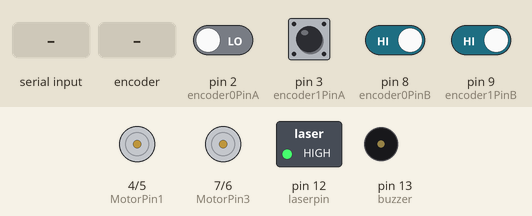
This sketch was run on a simulated Arduino Uno, built with avr-gcc and run on an emulated ATmega328P. Parts: motor-driver pin pairs drawn as motors (green arrow = first pin HIGH = forward, orange = second pin HIGH = backward, longer = more drive, scaled by the enable pin), switched loads named in the sketch (green lamp = pin HIGH), buzzer (waves = sounding, pin HIGH). Inputs (shaded band) come from the test bench; at power-on: pin 8 (encoder0PinB), pin 9 (encoder1PinB) HIGH, pin 2 (encoder0PinA), pin 3 (encoder1PinA) LOW. What the sketch prints to the serial monitor is not drawn.

Above: at 1.2 s.
1.3 s: "<90,45,200>" received over Serial
2.8 s: pin 3 (encoder1PinA) pulsed HIGH 2 times (0.12 s each, 0.3 s apart)
6.4 s: rotary encoder on pin 2 (encoder0PinA) / pin 8 (encoder0PinB) turned 1 step (first pin leading)
9.6 s: pin 3 (encoder1PinA) pulsed HIGH 5 times (0.12 s each, 0.3 s apart)
Timing chart, 0 to 12.6 s (numbered marks = the images above; inputs shaded):
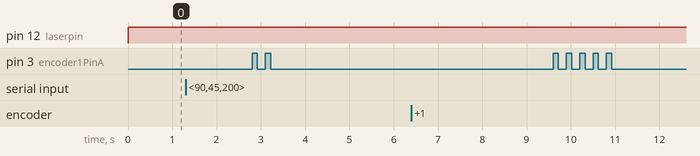

The sketch:

IDP_control.ino
```cpp
#include <PID_v1.h>
#include <avr/io.h>
#include <avr/interrupt.h>
#include <math.h>

#define encoder0PinA 2
#define encoder0PinB 8
#define MotorPWM1 10
#define MotorPin1 4
#define MotorPin2 5

#define encoder1PinA 3
#define encoder1PinB 9
#define MotorPWM2 11
#define MotorPin3 7
#define MotorPin4 6

#define laserpin 12
#define buzzer 13

double Input, Output, Setpoint;
double Input1, Output1, Setpoint1;

char x;
double Kp1=8.0, Ki1=0.0, Kd1=0.4; //3.5,0.0.4
double Kp2=5.7, Ki2=0.0, Kd2=0.385;

const double link_1 = 15.5;
const double link_2 = 12.2;
const float pi = 3.142;
double suboutput, suboutput1;
volatile long count;
volatile long count1;
//---------------------------
int val1, val2;
double sub1,sub2;

const byte buffSize = 40;
char inputBuffer[buffSize];
const char startMarker = '<';
const char endMarker = '>';
byte bytesRecvd = 0;
boolean readInProgress = false;
boolean newDataFromPC = false;
bool state = false;
bool home_pos = false;
bool start = false;

char messageFromPC[buffSize] = {0};
//-----------------------------------------
struct angle{
  double theta1;
  double theta2;
};


PID m1PID(&Input, &Output, &Setpoint, Kp1, Ki1, Kd1, DIRECT); //directon = DIRECT
PID m2PID(&Input1, &Output1, &Setpoint1, Kp2, Ki2, Kd2, DIRECT); //directon = DIRECT

//---------------------------------------------------------------
void readEncoder1()
{
  if (digitalRead(encoder0PinA)==digitalRead(encoder0PinB)){
    count = count+1;}
  else{
    count = count-1;}
}

void readEncoder2()
{
  if (digitalRead(encoder1PinA)==digitalRead(encoder1PinB)){
    count1 = count1-1;}
  else{
    count1 = count1+1;}
}

//----------------------------------------------------------------

void M1PIDv2(double desire){
  /*
    motor1 PID Control
  */
  Input = ( (360.0 * 2.0) / (64 * 100.0)) * count;
  Setpoint = desire;
  m1PID.Compute();
  Serial.print(Input);
  Serial.print(" ");

  if (Output > 0){
  digitalWrite(MotorPin1, HIGH);//ccw
  digitalWrite(MotorPin2, LOW);
  suboutput = Output;}

  else{
  suboutput = -Output;
  digitalWrite(MotorPin1, LOW);
  digitalWrite(MotorPin2, HIGH);}

  analogWrite(MotorPWM1, suboutput);
  Serial.print(Output);
}

void M2PIDv2(double desire1){
  /*
    motor2 PID Control
  */
  Input1 = ( (360.0 * 2.0) / (64 * 100.0)) * count1;
  Setpoint1 = desire1;
  m2PID.Compute();
  Serial.print(" ");
  Serial.print(Input1);
  Serial.print(" ");

  if (Output1 > 0){
  digitalWrite(MotorPin3, HIGH);//ccw
  digitalWrite(MotorPin4, LOW);
  suboutput1 = Output1;}

  else{
  suboutput1 = -Output1;
  digitalWrite(MotorPin3, LOW);
  digitalWrite(MotorPin4, HIGH);}

  analogWrite(MotorPWM2, suboutput1);
  Serial.println(Output1);
}
//---------------------------------------------------

angle CToAngle(double x, double y){
  /*
   * input : x,y coordinate (cm)
   * output: shoulder and elbow angle (theta1, theta2)
   * the angles of 2-joint arm are calculated using geomatry equations.
   */
  float a1 = ((x*x) + (y*y) - (link_1*link_1) - (link_2*link_2))/(2*link_1*link_2);
  double q2 = acos(a1); //shoulder angle
  double q1 = (atan(y/x)) - atan((link_2*sin(q2)) / (link_1 + (link_2*cos(q2))));
  double q11 = (180.0/pi) * q1;
  double q22 = (180.0/pi) * q2;
  angle a;
  a.theta1 = q11;
  a.theta2 = q22;
  return a;
}


void receiveData() {
  /*
   * Receives String from Arudino in the format "<"Data",x,y>"
   * The symbols "<" and ">" serves as startMarker and endMarker.
   */

  if(Serial.available() > 0) {

    x = Serial.read();

      // the order of these IF clauses is significant

    if (x == endMarker) {
      readInProgress = false;
      newDataFromPC = true;
      inputBuffer[bytesRecvd] = 0;
      parseData();
      state = true;

    }

    if(readInProgress) {
      inputBuffer[bytesRecvd] = x;
      bytesRecvd ++;
      if (bytesRecvd == buffSize) {
        bytesRecvd = buffSize - 1;
      }
    }

    if (x == startMarker) {
      bytesRecvd = 0;
      readInProgress = true;
    }
  }
  else{
    digitalWrite(LED_BUILTIN, LOW);
  }
}


void led()
{
  //this is for the serial communication debugging process.
  if(sub1==8.0 && sub2==14.0){
    digitalWrite(LED_BUILTIN, HIGH);}

  else{
    digitalWrite(LED_BUILTIN, LOW);}
}

void parseData() {

   // split the data into its parts

  char *strtokIndx; // this is used by strtok() as an index

  strtokIndx = strtok(inputBuffer,",");      // get the first part - the string, "," is delimiter
  strcpy(messageFromPC, strtokIndx); // copy it to messageFromPC from

  strtokIndx = strtok(NULL, ","); // this continues where the previous call left off
  val1 = atoi(strtokIndx);     // convert this part to an integer

  strtokIndx = strtok(NULL, ",");
  val2 = atoi(strtokIndx);     // convert this part to an integer

  sub1 = (double)val1;
  sub2 = (double)val2;
}


////////////////////////////////////////////////////////////////////////

void setup()
{
  Serial.begin(9600);
  pinMode(LED_BUILTIN, OUTPUT);
  pinMode(encoder0PinA, INPUT);
  pinMode(encoder0PinB, INPUT);
  pinMode(MotorPWM1, OUTPUT);
  pinMode(MotorPin1, OUTPUT);
  pinMode(MotorPin2, OUTPUT);
  pinMode(laserpin, OUTPUT);
  pinMode(buzzer, OUTPUT);
  digitalWrite(encoder0PinA, LOW);
  digitalWrite(encoder0PinB, LOW);
  attachInterrupt(digitalPinToInterrupt(2), readEncoder1, CHANGE);

  pinMode(encoder1PinA, INPUT);
  pinMode(encoder1PinB, INPUT);
  pinMode(MotorPWM2, OUTPUT);
  pinMode(MotorPin3, OUTPUT);
  pinMode(MotorPin4, OUTPUT);
  digitalWrite(encoder1PinA, LOW);
  digitalWrite(encoder1PinB, LOW);
  attachInterrupt(digitalPinToInterrupt(3), readEncoder2, CHANGE);

  m1PID.SetOutputLimits(-255,255);
  m1PID.SetMode(AUTOMATIC);
  m2PID.SetOutputLimits(-255,255);
  m2PID.SetMode(AUTOMATIC);
}

void loop()
{
  receiveData();
  digitalWrite(laserpin, HIGH);
  if (state==true){

    angle degree;
    degree = CToAngle(sub1,sub2);
    M1PIDv2(degree.theta1);
    M2PIDv2(degree.theta2);

  }
//  M1PIDv2(30.0);
//  M2PIDv2(40.0);

  //---------------------------------------
  // arm returning home position experiment
  //   while (Input < 40.0 || Input1 < 70.0){
  //     M1PIDv2(40.0);
  //     M2PIDv2(70.0);
  //   }
  // }
  // start = true;
  //
  // if (start==true){
  //   while (Input != 0.0 || Input1 != 0.0){
  //     M1PIDv2(0.0);
  //     M2PIDv2(0.0);
  //   }
  //   while(1);
  // }
}
```

Measured:
- after the input at 2.8 s, every drawn part: stays the same
- after the input at 6.4 s, every drawn part: stays the same
- after the input at 9.6 s, every drawn part: stays the same
